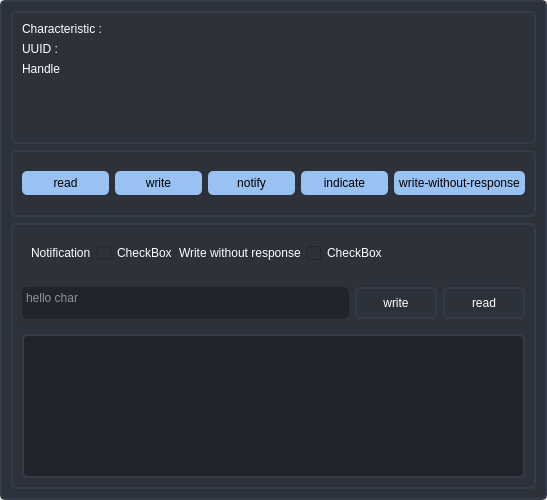
<?xml version="1.0" encoding="UTF-8"?>
<ui version="4.0">
 <class>char_widget</class>
 <widget class="QWidget" name="char_widget">
  <property name="geometry">
   <rect>
    <x>0</x>
    <y>0</y>
    <width>547</width>
    <height>500</height>
   </rect>
  </property>
  <property name="windowTitle">
   <string>Form</string>
  </property>
  <layout class="QVBoxLayout" name="verticalLayout">
   <property name="leftMargin">
    <number>0</number>
   </property>
   <property name="topMargin">
    <number>0</number>
   </property>
   <property name="rightMargin">
    <number>0</number>
   </property>
   <property name="bottomMargin">
    <number>0</number>
   </property>
   <item>
    <widget class="QFrame" name="frame">
     <property name="styleSheet">
      <string notr="true">border: 2px solid rgb(52, 59, 72);
border-radius: 5px;

background-color: rgb(45, 49, 57);</string>
     </property>
     <property name="frameShape">
      <enum>QFrame::StyledPanel</enum>
     </property>
     <property name="frameShadow">
      <enum>QFrame::Raised</enum>
     </property>
     <layout class="QVBoxLayout" name="verticalLayout_2" stretch="2,1,4">
      <item>
       <widget class="QFrame" name="frame_4">
        <property name="frameShape">
         <enum>QFrame::StyledPanel</enum>
        </property>
        <property name="frameShadow">
         <enum>QFrame::Raised</enum>
        </property>
        <layout class="QVBoxLayout" name="verticalLayout_5">
         <item>
          <widget class="QLabel" name="characteristic_name_lbl">
           <property name="styleSheet">
            <string notr="true">border: 0px solid rgb(52, 59, 72);
border-radius: 5px;
color: rgb(255, 255, 255);</string>
           </property>
           <property name="text">
            <string>Characteristic : </string>
           </property>
          </widget>
         </item>
         <item>
          <widget class="QLabel" name="uuid_lbl">
           <property name="styleSheet">
            <string notr="true">border: 0px solid rgb(52, 59, 72);
border-radius: 5px;
color: rgb(255, 255, 255);</string>
           </property>
           <property name="text">
            <string>UUID :</string>
           </property>
          </widget>
         </item>
         <item>
          <widget class="QLabel" name="handle_lbl">
           <property name="styleSheet">
            <string notr="true">border: 0px solid rgb(52, 59, 72);
border-radius: 5px;
color: rgb(255, 255, 255);</string>
           </property>
           <property name="text">
            <string>Handle</string>
           </property>
          </widget>
         </item>
         <item>
          <spacer name="verticalSpacer">
           <property name="orientation">
            <enum>Qt::Vertical</enum>
           </property>
           <property name="sizeHint" stdset="0">
            <size>
             <width>20</width>
             <height>40</height>
            </size>
           </property>
          </spacer>
         </item>
        </layout>
       </widget>
      </item>
      <item>
       <widget class="QFrame" name="frame_3">
        <property name="frameShape">
         <enum>QFrame::StyledPanel</enum>
        </property>
        <property name="frameShadow">
         <enum>QFrame::Raised</enum>
        </property>
        <layout class="QVBoxLayout" name="verticalLayout_3">
         <property name="leftMargin">
          <number>0</number>
         </property>
         <property name="topMargin">
          <number>0</number>
         </property>
         <property name="rightMargin">
          <number>0</number>
         </property>
         <property name="bottomMargin">
          <number>0</number>
         </property>
         <item>
          <widget class="QFrame" name="frame_2">
           <property name="minimumSize">
            <size>
             <width>200</width>
             <height>50</height>
            </size>
           </property>
           <property name="styleSheet">
            <string notr="true">border: 0px solid rgb(52, 59, 72);
border-radius: 5px;</string>
           </property>
           <property name="frameShape">
            <enum>QFrame::StyledPanel</enum>
           </property>
           <property name="frameShadow">
            <enum>QFrame::Raised</enum>
           </property>
           <layout class="QHBoxLayout" name="horizontalLayout">
            <property name="topMargin">
             <number>0</number>
            </property>
            <property name="bottomMargin">
             <number>0</number>
            </property>
            <item>
             <widget class="QPushButton" name="permission_read">
              <property name="styleSheet">
               <string notr="true">background-color: rgb(153, 193, 241);
padding:5px;
color: rgb(0, 0, 0);</string>
              </property>
              <property name="text">
               <string>read</string>
              </property>
             </widget>
            </item>
            <item>
             <widget class="QPushButton" name="permission_write">
              <property name="styleSheet">
               <string notr="true">background-color: rgb(153, 193, 241);
padding:5px;
color: rgb(0, 0, 0);</string>
              </property>
              <property name="text">
               <string>write</string>
              </property>
             </widget>
            </item>
            <item>
             <widget class="QPushButton" name="permission_notify">
              <property name="enabled">
               <bool>true</bool>
              </property>
              <property name="styleSheet">
               <string notr="true">background-color: rgb(153, 193, 241);
padding:5px;
color: rgb(0, 0, 0);</string>
              </property>
              <property name="text">
               <string>notify</string>
              </property>
             </widget>
            </item>
            <item>
             <widget class="QPushButton" name="permission_indicate">
              <property name="enabled">
               <bool>true</bool>
              </property>
              <property name="styleSheet">
               <string notr="true">background-color: rgb(153, 193, 241);
padding:5px;
color: rgb(0, 0, 0);</string>
              </property>
              <property name="text">
               <string>indicate</string>
              </property>
             </widget>
            </item>
            <item>
             <widget class="QPushButton" name="permission_write_wo_resp">
              <property name="styleSheet">
               <string notr="true">background-color: rgb(153, 193, 241);
padding:5px;
color: rgb(0, 0, 0);</string>
              </property>
              <property name="text">
               <string>write-without-response</string>
              </property>
             </widget>
            </item>
           </layout>
          </widget>
         </item>
        </layout>
       </widget>
      </item>
      <item>
       <widget class="QFrame" name="char_controls_frame">
        <property name="frameShape">
         <enum>QFrame::StyledPanel</enum>
        </property>
        <property name="frameShadow">
         <enum>QFrame::Raised</enum>
        </property>
        <layout class="QVBoxLayout" name="verticalLayout_4">
         <item>
          <widget class="QFrame" name="frame_notifications">
           <property name="maximumSize">
            <size>
             <width>16777215</width>
             <height>50</height>
            </size>
           </property>
           <property name="styleSheet">
            <string notr="true">border: 0px solid rgb(52, 59, 72);
border-radius: 5px;	
color: rgb(255, 255, 255);
</string>
           </property>
           <property name="frameShape">
            <enum>QFrame::StyledPanel</enum>
           </property>
           <property name="frameShadow">
            <enum>QFrame::Raised</enum>
           </property>
           <layout class="QHBoxLayout" name="horizontalLayout_2">
            <item>
             <widget class="QLabel" name="label">
              <property name="minimumSize">
               <size>
                <width>0</width>
                <height>20</height>
               </size>
              </property>
              <property name="styleSheet">
               <string notr="true"> border: 0px solid rgb(52, 59, 72);
border-radius: 5px;	
text-align: center;
padding: 0px;
margin: 0px;
color: rgb(255, 255, 255);</string>
              </property>
              <property name="text">
               <string>Notification</string>
              </property>
             </widget>
            </item>
            <item>
             <widget class="AnimatedToggle" name="notify_toggle">
              <property name="maximumSize">
               <size>
                <width>99999</width>
                <height>999999</height>
               </size>
              </property>
              <property name="text">
               <string>CheckBox</string>
              </property>
              <property name="checked">
               <bool>false</bool>
              </property>
             </widget>
            </item>
            <item>
             <widget class="QLabel" name="write_no_resp_lbl">
              <property name="text">
               <string>Write without response</string>
              </property>
             </widget>
            </item>
            <item>
             <widget class="AnimatedToggle" name="write_no_resp_toggle">
              <property name="maximumSize">
               <size>
                <width>99999</width>
                <height>999999</height>
               </size>
              </property>
              <property name="text">
               <string>CheckBox</string>
              </property>
              <property name="checked">
               <bool>false</bool>
              </property>
             </widget>
            </item>
            <item>
             <spacer name="horizontalSpacer">
              <property name="orientation">
               <enum>Qt::Horizontal</enum>
              </property>
              <property name="sizeHint" stdset="0">
               <size>
                <width>40</width>
                <height>20</height>
               </size>
              </property>
             </spacer>
            </item>
           </layout>
          </widget>
         </item>
         <item>
          <widget class="QFrame" name="read_write_frame">
           <property name="maximumSize">
            <size>
             <width>16777215</width>
             <height>50</height>
            </size>
           </property>
           <property name="styleSheet">
            <string notr="true">border: 0px solid rgb(52, 59, 72);
border-radius: 5px;

background-color: rgb(45, 49, 57);</string>
           </property>
           <property name="frameShape">
            <enum>QFrame::StyledPanel</enum>
           </property>
           <property name="frameShadow">
            <enum>QFrame::Raised</enum>
           </property>
           <layout class="QHBoxLayout" name="horizontalLayout_4" stretch="4,1,1">
            <property name="spacing">
             <number>6</number>
            </property>
            <property name="leftMargin">
             <number>0</number>
            </property>
            <property name="topMargin">
             <number>9</number>
            </property>
            <property name="rightMargin">
             <number>0</number>
            </property>
            <item>
             <widget class="QTextEdit" name="char_write_txt">
              <property name="maximumSize">
               <size>
                <width>16777215</width>
                <height>999</height>
               </size>
              </property>
              <property name="styleSheet">
               <string notr="true">background-color: rgb(33, 37, 43);
color: rgb(255, 255, 255);</string>
              </property>
              <property name="markdown">
               <string/>
              </property>
              <property name="html">
               <string>&lt;!DOCTYPE HTML PUBLIC &quot;-//W3C//DTD HTML 4.0//EN&quot; &quot;http://www.w3.org/TR/REC-html40/strict.dtd&quot;&gt;
&lt;html&gt;&lt;head&gt;&lt;meta name=&quot;qrichtext&quot; content=&quot;1&quot; /&gt;&lt;style type=&quot;text/css&quot;&gt;
p, li { white-space: pre-wrap; }
&lt;/style&gt;&lt;/head&gt;&lt;body style=&quot; font-family:'Ubuntu'; font-size:11pt; font-weight:400; font-style:normal;&quot;&gt;
&lt;p style=&quot;-qt-paragraph-type:empty; margin-top:0px; margin-bottom:0px; margin-left:0px; margin-right:0px; -qt-block-indent:0; text-indent:0px;&quot;&gt;&lt;br /&gt;&lt;/p&gt;&lt;/body&gt;&lt;/html&gt;</string>
              </property>
              <property name="placeholderText">
               <string>hello char</string>
              </property>
             </widget>
            </item>
            <item>
             <widget class="QPushButton" name="char_write_btn">
              <property name="minimumSize">
               <size>
                <width>0</width>
                <height>0</height>
               </size>
              </property>
              <property name="maximumSize">
               <size>
                <width>16777215</width>
                <height>9999</height>
               </size>
              </property>
              <property name="styleSheet">
               <string notr="true"> border: 2px solid rgb(52, 59, 72);
color: rgb(255, 255, 255);
border-radius: 5px;	
text-align: center;
padding: 0px;
margin: 0px;</string>
              </property>
              <property name="text">
               <string>write</string>
              </property>
             </widget>
            </item>
            <item>
             <widget class="QPushButton" name="char_read_btn">
              <property name="minimumSize">
               <size>
                <width>0</width>
                <height>0</height>
               </size>
              </property>
              <property name="maximumSize">
               <size>
                <width>16777215</width>
                <height>9999</height>
               </size>
              </property>
              <property name="styleSheet">
               <string notr="true"> border: 2px solid rgb(52, 59, 72);
color: rgb(255, 255, 255);
border-radius: 5px;	
text-align: center;
padding: 0px;
margin: 0px;</string>
              </property>
              <property name="text">
               <string>read</string>
              </property>
             </widget>
            </item>
           </layout>
          </widget>
         </item>
         <item>
          <widget class="QTextEdit" name="char_read_txt">
           <property name="minimumSize">
            <size>
             <width>0</width>
             <height>0</height>
            </size>
           </property>
           <property name="styleSheet">
            <string notr="true">
background-color: rgb(33, 37, 43);
color: rgb(255, 255, 255);</string>
           </property>
          </widget>
         </item>
         <item>
          <spacer name="verticalSpacer_2">
           <property name="orientation">
            <enum>Qt::Vertical</enum>
           </property>
           <property name="sizeHint" stdset="0">
            <size>
             <width>20</width>
             <height>40</height>
            </size>
           </property>
          </spacer>
         </item>
        </layout>
       </widget>
      </item>
     </layout>
    </widget>
   </item>
  </layout>
 </widget>
 <customwidgets>
  <customwidget>
   <class>AnimatedToggle</class>
   <extends>QCheckBox</extends>
   <header>toggle.h</header>
  </customwidget>
 </customwidgets>
 <resources/>
 <connections/>
</ui>
